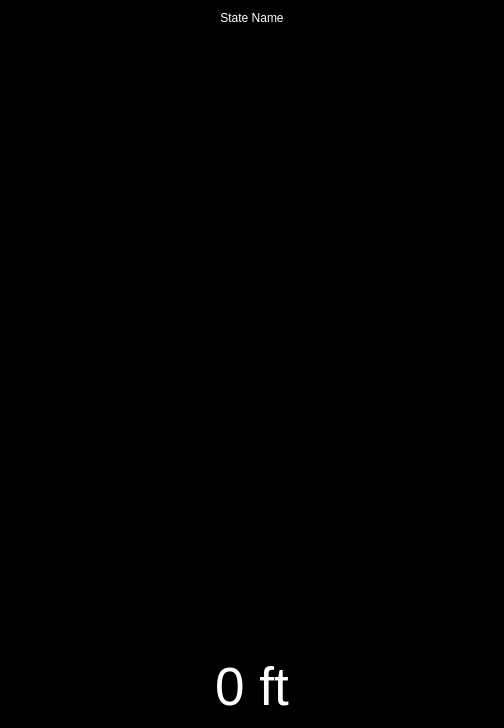
<?xml version="1.0" encoding="UTF-8"?>
<ui version="4.0">
 <class>LivestreamTimelineDisplay</class>
 <widget class="QWidget" name="LivestreamTimelineDisplay">
  <property name="geometry">
   <rect>
    <x>0</x>
    <y>0</y>
    <width>504</width>
    <height>728</height>
   </rect>
  </property>
  <property name="palette">
   <palette>
    <active>
     <colorrole role="Window">
      <brush brushstyle="SolidPattern">
       <color alpha="255">
        <red>0</red>
        <green>0</green>
        <blue>0</blue>
       </color>
      </brush>
     </colorrole>
    </active>
    <inactive>
     <colorrole role="Window">
      <brush brushstyle="SolidPattern">
       <color alpha="255">
        <red>0</red>
        <green>0</green>
        <blue>0</blue>
       </color>
      </brush>
     </colorrole>
    </inactive>
    <disabled>
     <colorrole role="Base">
      <brush brushstyle="SolidPattern">
       <color alpha="255">
        <red>0</red>
        <green>0</green>
        <blue>0</blue>
       </color>
      </brush>
     </colorrole>
     <colorrole role="Window">
      <brush brushstyle="SolidPattern">
       <color alpha="255">
        <red>0</red>
        <green>0</green>
        <blue>0</blue>
       </color>
      </brush>
     </colorrole>
    </disabled>
   </palette>
  </property>
  <property name="windowTitle">
   <string>LivestreamTimelineDisplay</string>
  </property>
  <layout class="QGridLayout" name="gridLayout" rowstretch="0,8,0">
   <item row="1" column="0">
    <widget class="LivestreamTimelineWidget" name="Timeline" native="true"/>
   </item>
   <item row="0" column="0">
    <widget class="QLabel" name="StateLabel">
     <property name="styleSheet">
      <string notr="true">color: white</string>
     </property>
     <property name="text">
      <string>State Name</string>
     </property>
     <property name="alignment">
      <set>Qt::AlignmentFlag::AlignBottom|Qt::AlignmentFlag::AlignHCenter</set>
     </property>
    </widget>
   </item>
   <item row="2" column="0">
    <widget class="QLabel" name="AltitudeLabel">
     <property name="font">
      <font>
       <pointsize>40</pointsize>
      </font>
     </property>
     <property name="styleSheet">
      <string notr="true">color: white</string>
     </property>
     <property name="text">
      <string>0 ft</string>
     </property>
     <property name="alignment">
      <set>Qt::AlignmentFlag::AlignHCenter|Qt::AlignmentFlag::AlignTop</set>
     </property>
    </widget>
   </item>
  </layout>
 </widget>
 <customwidgets>
  <customwidget>
   <class>LivestreamTimelineWidget</class>
   <extends>QWidget</extends>
   <header>Frontend/Widgets/LivestreamTimelineWidget/LivestreamTimelineWidget.h</header>
   <container>1</container>
  </customwidget>
 </customwidgets>
 <resources/>
 <connections/>
</ui>
